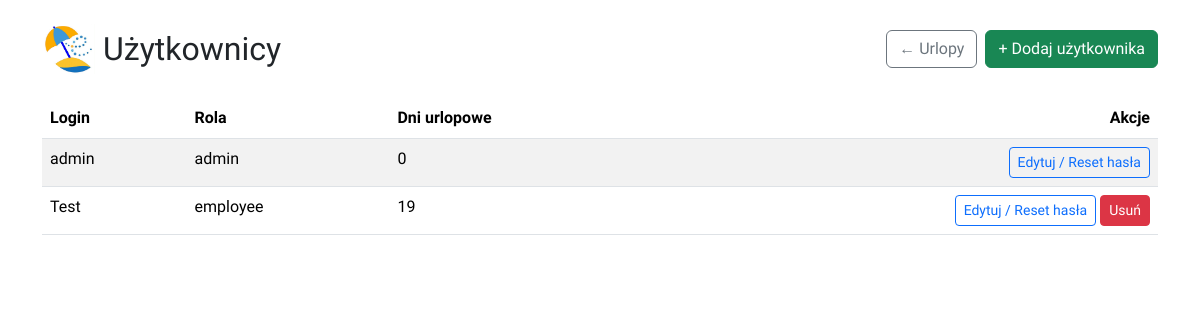
The page /users (signed in) on the database as committed earlier.
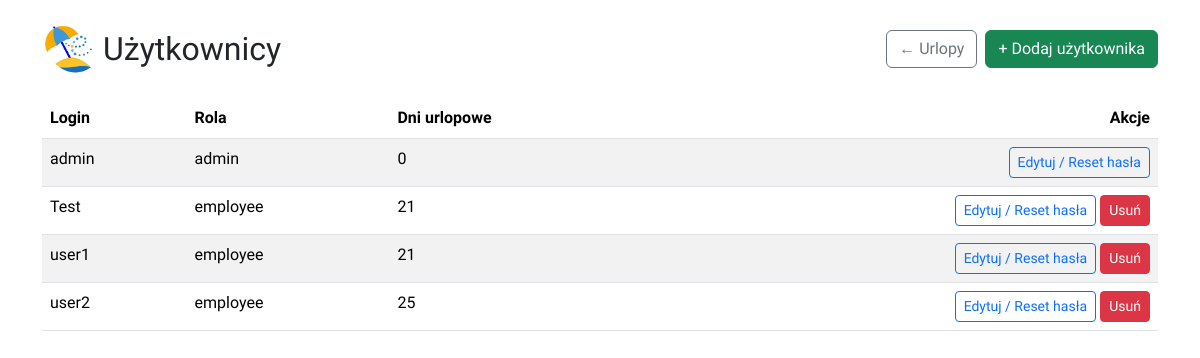
The same page on the database as committed later.
### tables this page shows
CREATE TABLE users (
                id INTEGER PRIMARY KEY AUTOINCREMENT,
                username TEXT NOT NULL,
                password TEXT NOT NULL
            , role TEXT NOT NULL DEFAULT 'employee', total_days INTEGER DEFAULT 26, last_updated_year INTEGER DEFAULT 0);

### app.py (the view)
@app.route('/users')
def users_list():
    if "user_id" not in session or session.get("role") != "admin":
        flash("Dostęp tylko dla administratora", "danger")
        return redirect(url_for("login"))
    conn = get_db_connection()
    rows = conn.execute('SELECT id, username, role, total_days FROM users ORDER BY username COLLATE NOCASE').fetchall()
    conn.close()
    return render_template('users.html', users=rows)

### app.py (called while the page is built)
def get_db_connection():
    conn = sqlite3.connect(DATABASE)
    conn.row_factory = sqlite3.Row
    return conn

### templates/users.html (shortened to what this page needs)
<!DOCTYPE html>
<html lang="pl">
<head>
  <link href="https://cdn.jsdelivr.net/npm/bootstrap@5.3.3/dist/css/bootstrap.min.css" rel="stylesheet">
</head>
<body class="container py-4">
  <div class="d-flex justify-content-between align-items-center mb-3 flex-wrap">
    <div class="d-flex align-items-center mb-2">
      <img src="{{ url_for('static', filename='images/logo2.jpg') }}" alt="Logo" height="50" class="me-2">
      <h2 class="mb-0" style="font-family: 'Mulish', sans-serif;">Użytkownicy</h2>
    </div>
    <div class="d-flex gap-2 mb-2">
      <a class="btn btn-outline-secondary" href="{{ url_for('vacations') }}" style="font-family: 'Mulish', sans-serif;">← Urlopy</a>
      <a class="btn btn-success" href="{{ url_for('users_new') }}" style="font-family: 'Mulish', sans-serif;">+ Dodaj użytkownika</a>
    </div>
  </div>
  {% if users %}
  <table class="table table-striped table-hover">
    <thead>
      <tr>
        <th style="font-family: 'Mulish', sans-serif;">Login</th>
        <th style="font-family: 'Mulish', sans-serif;">Rola</th>
        <th style="font-family: 'Mulish', sans-serif;">Dni urlopowe</th>
        <th class="text-end" style="font-family: 'Mulish', sans-serif;">Akcje</th>
      </tr>
    </thead>
    <tbody>
      {% for u in users %}
      <tr>
        <td style="font-family: 'Mulish', sans-serif;">{{ u['username'] }}</td>
        <td style="font-family: 'Mulish', sans-serif;">{{ u['role'] }}</td>
        <td style="font-family: 'Mulish', sans-serif;">{{ u['total_days'] }}</td>
        <td class="text-end">
            <a class="btn btn-sm btn-outline-primary" href="{{ url_for('users_edit', user_id=u['id']) }}" style="font-family: 'Mulish', sans-serif;">Edytuj / Reset hasła</a>
            {% set is_admin = (u['role'] == 'admin') %}
            {% set admins_count = users | selectattr('role', 'equalto', 'admin') | list | length %}
            {% if not (is_admin and admins_count <= 1) %}
                <form action="{{ url_for('delete_user', user_id=u['id']) }}" method="post" style="display:inline;">
                    <button type="submit" class="btn btn-sm btn-danger" style="font-family: 'Mulish', sans-serif;">Usuń</button>
                </form>
            {% endif %}
        </td>
      </tr>
      {% endfor %}
    </tbody>
  </table>
  {% else %}
    <div class="alert alert-info" style="font-family: 'Mulish', sans-serif;">Brak użytkowników.</div>
  {% endif %}
</body>
</html>

Rows that differ between the two databases and show on the page:
changed users "Test": total_days "19" → "21"
added users: username "user1", role "employee", total_days "21"
added users: username "user2", role "employee", total_days "25"
